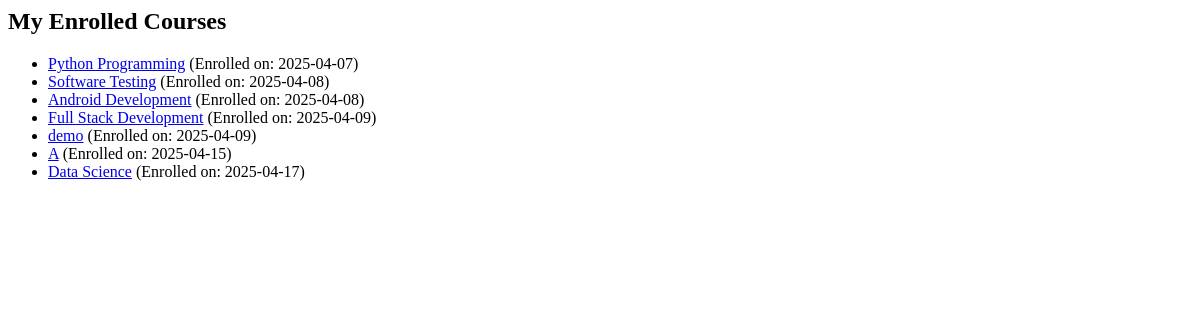
The app's page /my-courses/ (signed in), older data.
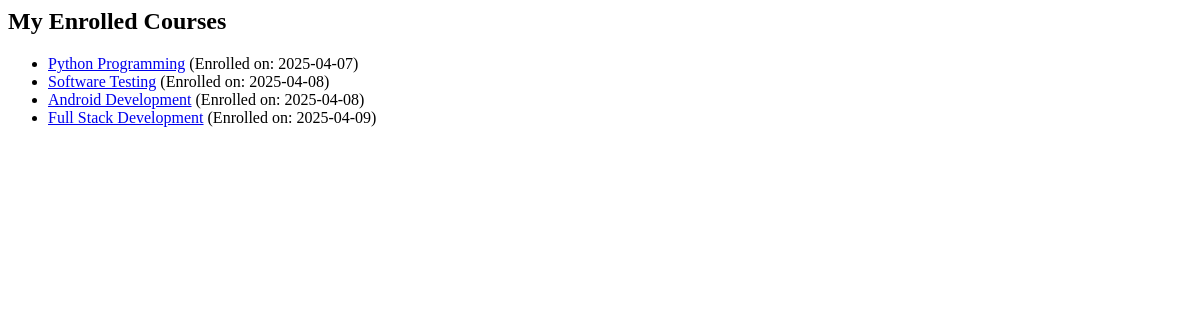
The same page, newer data.
### courses_app/models.py (models this page shows, shortened)
class Enrollment(models.Model):
    student = models.ForeignKey(CustomUser, on_delete=models.CASCADE, limit_choices_to={'user_type': 'student'})
    course = models.ForeignKey('Course', on_delete=models.CASCADE)
    enrolled_at = models.DateTimeField(auto_now_add=True)

class Course(models.Model):
    title = models.CharField(max_length=255)
    description = models.TextField()
    instructor = models.ForeignKey(CustomUser, on_delete=models.CASCADE, limit_choices_to={'user_type': 'instructor'})
    price = models.DecimalField(max_digits=7, decimal_places=2, null=True, blank=True)
    created_at = models.DateTimeField(auto_now_add=True)
    updated_at = models.DateTimeField(auto_now=True)
    image = models.ImageField(upload_to='courses/images/', null=True, blank=True)

### courses_app/views.py (the view)
# urls.py: path('my-courses/', views.enrolled_courses, name='enrolled_courses'),
@login_required
def enrolled_courses(request):
    enrolled_courses = Enrollment.objects.filter(student=request.user)
    return render(request, 'courses_app/enrolled_courses.html', {'enrolled_courses': enrolled_courses})

### courses_app/templates/courses_app/enrolled_courses.html
<h2>My Enrolled Courses</h2>
{% if enrolled_courses %}
    <ul>
        {% for enrollment in enrolled_courses %}
            <li>
                <a href="{% url 'course_details' enrollment.course.id %}">{{ enrollment.course.title }}</a>
                (Enrolled on: {{ enrollment.enrolled_at|date:"Y-m-d" }})
            </li>
        {% endfor %}
    </ul>
{% else %}
    <p>You have not enrolled in any courses yet.</p>
{% endif %}

Row changes from the older to the newer data that the page shows:
removed Enrollment: course "demo", enrolled_at "2025-04-09"
removed Enrollment: course "A", enrolled_at "2025-04-15"
removed Enrollment: course "Data Science", enrolled_at "2025-04-17"
